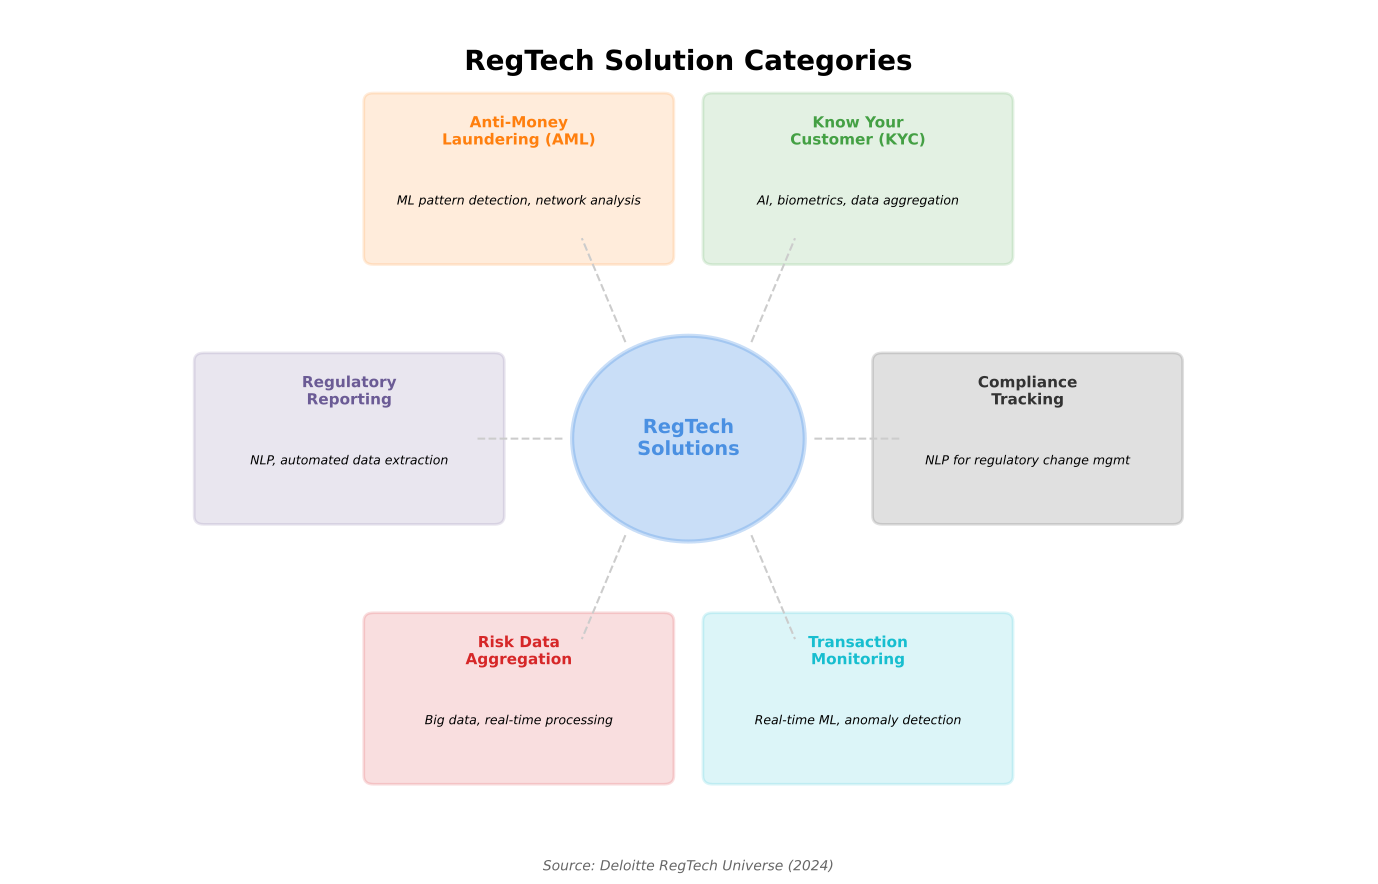

Write Python code to recreate this figure.
"""
RegTech Categories
Shows detailed RegTech solution categories

Output: regtech_categories.pdf
Module: module_01_fintech
Lesson: 10 - RegTech
"""

from pathlib import Path
import matplotlib.pyplot as plt
import matplotlib.patches as mpatches
import numpy as np

CHART_METADATA = {
    'title': 'RegTech Categories',
    'module': 'module_01_fintech',
    'lesson': 10,
    'url': 'https://github.com/Digital-AI-Finance/digital-finance/tree/main/module_01_fintech/figures/regtech_categories'
}

plt.rcParams.update({
    'font.size': 14,
    'axes.labelsize': 14,
})

def create_chart():
    """Create RegTech categories diagram"""
    fig, ax = plt.subplots(figsize=(14, 9))
    ax.set_xlim(0, 14)
    ax.set_ylim(0, 10)
    ax.axis('off')

    # Title
    ax.text(7, 9.3, 'RegTech Solution Categories', fontsize=20, fontweight='bold', ha='center')

    # Central hub
    hub = plt.Circle((7, 5), 1.2, facecolor='#4A90E2', alpha=0.3,
                     edgecolor='#4A90E2', lw=3)
    ax.add_patch(hub)
    ax.text(7, 5, 'RegTech\nSolutions', ha='center', va='center',
           fontsize=14, fontweight='bold', color='#4A90E2')

    # Categories around the hub
    categories = [
        {'name': 'Know Your\nCustomer (KYC)', 'angle': 60, 'color': '#44A044',
         'tech': 'AI, biometrics, data aggregation'},
        {'name': 'Anti-Money\nLaundering (AML)', 'angle': 120, 'color': '#FF7F0E',
         'tech': 'ML pattern detection, network analysis'},
        {'name': 'Regulatory\nReporting', 'angle': 180, 'color': '#6B5B95',
         'tech': 'NLP, automated data extraction'},
        {'name': 'Risk Data\nAggregation', 'angle': 240, 'color': '#D62728',
         'tech': 'Big data, real-time processing'},
        {'name': 'Transaction\nMonitoring', 'angle': 300, 'color': '#17BECF',
         'tech': 'Real-time ML, anomaly detection'},
        {'name': 'Compliance\nTracking', 'angle': 0, 'color': '#333333',
         'tech': 'NLP for regulatory change mgmt'},
    ]

    radius = 3.5
    for cat in categories:
        angle_rad = np.radians(cat['angle'])
        x = 7 + radius * np.cos(angle_rad)
        y = 5 + radius * np.sin(angle_rad)

        # Box
        box = mpatches.FancyBboxPatch((x-1.5, y-0.9), 3, 1.8,
                                       boxstyle='round,pad=0.1',
                                       facecolor=cat['color'], alpha=0.15,
                                       edgecolor=cat['color'], lw=2)
        ax.add_patch(box)
        ax.text(x, y+0.4, cat['name'], ha='center', fontsize=11, fontweight='bold', color=cat['color'])
        ax.text(x, y-0.3, cat['tech'], ha='center', fontsize=9, style='italic')

        # Line to center
        line_x = 7 + 1.3 * np.cos(angle_rad)
        line_y = 5 + 1.3 * np.sin(angle_rad)
        ax.plot([line_x, x - 1.3*np.cos(angle_rad)], [line_y, y - 0.8*np.sin(angle_rad)],
               color='#CCCCCC', lw=1.5, ls='--')

    # Source
    fig.text(0.5, 0.02, 'Source: Deloitte RegTech Universe (2024)',
            fontsize=10, ha='center', style='italic', color='#666666')

    plt.tight_layout()

    output_path = Path(__file__).parent / 'regtech_categories.pdf'
    plt.savefig(output_path, format='pdf', dpi=300, bbox_inches='tight')
    plt.close()
    print(f"Chart saved to: {output_path}")
    return output_path

if __name__ == '__main__':
    create_chart()
